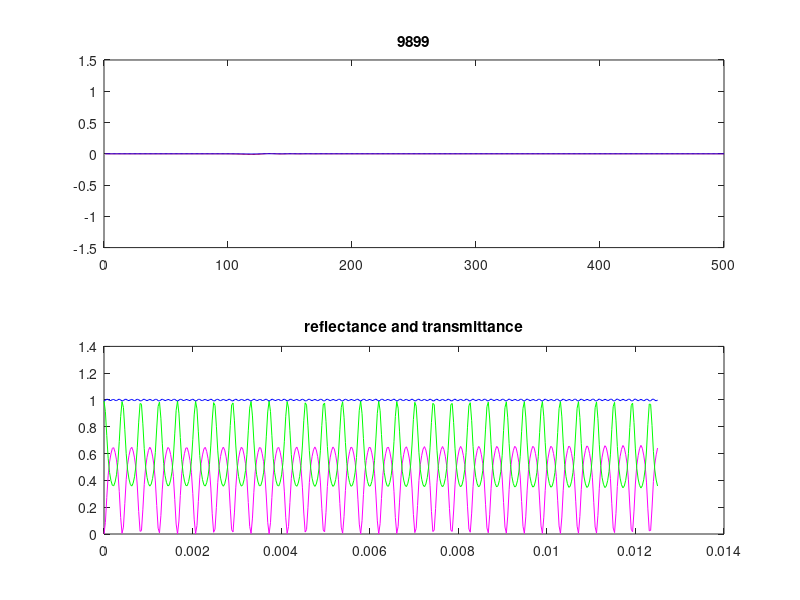

Recreate this plot in MATLAB.
clear all;
tic;
c0=3e8;
delt = 1;
delz = 2*c0*delt;
tsteps=10000;
zsteps=500;
eps_yy = ones(1, zsteps);
mu_xx = ones(1, zsteps);
Ey=zeros(1,zsteps);
Hx=zeros(1,zsteps);
zsource = 50;
%device specification 
start_device = 100;
end_device = 300;
eps_device = 9;
eps_yy(start_device:end_device) = eps_device; 

up_hx = ((c0*delt)/delz)./eps_yy;
up_ey = ((c0*delt)/delz)./mu_xx;

src_lambda = 100*delz;
src_omega = 2*pi*c0/src_lambda;
src_period = 0.2*src_lambda/c0;
src_freq = 1/src_period;
max_freq = 0.5*src_freq;

%prepare fourier transform arrays
nfreqs = 400;
freqs = linspace(0,max_freq,nfreqs);
K = exp(-1i*2*pi*delt*freqs);
ref = zeros(1, nfreqs);
trans = zeros(1, nfreqs);
norm_src = zeros(1, nfreqs);


time = linspace(0,delt*tsteps, tsteps);
nsrc = 1;
Ey_source = exp(-((time-6*src_period)/(src_period)).^2);
Hx_source = -sqrt(eps_yy(1,zsource)/mu_xx(1,zsource)).*exp(-(((time+0.5*delz*nsrc/c0+0.5*delt)-6*src_period)/(src_period)).^2);
N=0;
Nspace = 100;

close all;
figure;
hax = gca();

h1 = h2 = h3 = 0;
e1 = e2 = e3 = 0;

for t=1:tsteps-1
	Hx(1:zsteps-1)+=up_hx(1:zsteps-1).*diff(Ey);			

%	hx boundary condition
	Hx(1,zsteps)+=up_hx(1,zsteps).*(e3-Ey(1,zsteps));
	h3 = h2;
	h2 = h1;
	h1 = Hx(1,1);
%	TF/SF source correction
	Hx(1,zsource-1)-=up_hx(1,zsource-1)*Ey_source(1,t);
%       ey boundary condition
	Ey(1,1)+=up_ey(1,1).*(Hx(1,1)-h3);

	Ey(2:zsteps)+=up_ey(2:zsteps).*diff(Hx);

	e3 = e2;
	e2 = e1;
	e1 = Ey(1,zsteps);
%	TF/SF source correction
	Ey(1,zsource)-=up_ey(1,zsource)*Hx_source(1,t);
%	soft source
%	Ey(1,zsource)+=Ey_source(1,t);

	tmp = K.^t;
	ref+= Ey(1)*tmp;
	trans+=Ey(zsteps)*tmp;
	norm_src+=Ey_source(t)*tmp;		


	if N>Nspace
		subplot(2,1,1);		
		plot( linspace(1,zsteps,zsteps),Ey,"r",
			linspace(1,zsteps,zsteps),Hx,"b");
		title(num2str(t));		
		ylim([-1.5,1.5],"manual");
		subplot(2,1,2);
		plot(freqs,(abs(ref)./abs(norm_src)).^2,"m",
			freqs,(abs(trans)./abs(norm_src)).^2,"g",
			freqs, (abs(ref)./abs(norm_src)).^2 + (abs(trans)./abs(norm_src)).^2,"b");		
		title("reflectance and transmittance");		
		pause(0.001);
		N = 0;		
	end;
	N++;
end
toc;
%ref=ref*delt;
%trans=trans*delt;
%norm_src=norm_src*delt;


